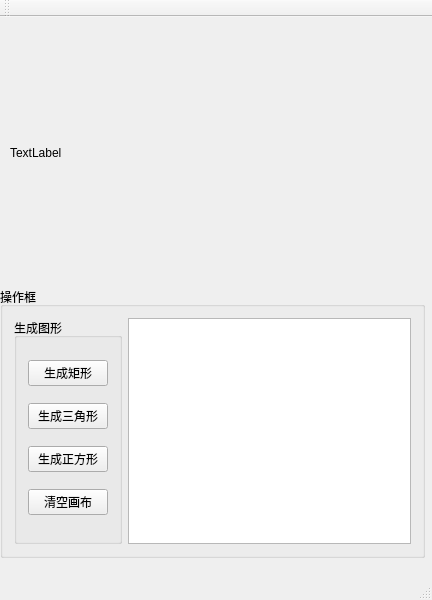
<?xml version="1.0" encoding="UTF-8"?>
<ui version="4.0">
 <class>MainWindow</class>
 <widget class="QMainWindow" name="MainWindow">
  <property name="geometry">
   <rect>
    <x>0</x>
    <y>0</y>
    <width>432</width>
    <height>600</height>
   </rect>
  </property>
  <property name="windowTitle">
   <string>MainWindow</string>
  </property>
  <widget class="QWidget" name="centralWidget">
   <widget class="QGroupBox" name="groupBox_2">
    <property name="geometry">
     <rect>
      <x>0</x>
      <y>270</y>
      <width>425</width>
      <height>271</height>
     </rect>
    </property>
    <property name="title">
     <string>操作框</string>
    </property>
    <layout class="QHBoxLayout" name="horizontalLayout">
     <item>
      <widget class="QGroupBox" name="groupBox">
       <property name="title">
        <string>生成图形</string>
       </property>
       <layout class="QVBoxLayout" name="verticalLayout">
        <item>
         <widget class="QPushButton" name="btnRect">
          <property name="text">
           <string>生成矩形</string>
          </property>
         </widget>
        </item>
        <item>
         <widget class="QPushButton" name="btnTri">
          <property name="text">
           <string>生成三角形</string>
          </property>
         </widget>
        </item>
        <item>
         <widget class="QPushButton" name="btnSquare">
          <property name="text">
           <string>生成正方形</string>
          </property>
         </widget>
        </item>
        <item>
         <widget class="QPushButton" name="btnClear">
          <property name="text">
           <string>清空画布</string>
          </property>
         </widget>
        </item>
       </layout>
      </widget>
     </item>
     <item>
      <widget class="QTextEdit" name="textEdit"/>
     </item>
    </layout>
   </widget>
   <widget class="QLabel" name="label">
    <property name="geometry">
     <rect>
      <x>10</x>
      <y>10</y>
      <width>411</width>
      <height>251</height>
     </rect>
    </property>
    <property name="text">
     <string>TextLabel</string>
    </property>
   </widget>
  </widget>
  <widget class="QMenuBar" name="menuBar">
   <property name="geometry">
    <rect>
     <x>0</x>
     <y>0</y>
     <width>432</width>
     <height>26</height>
    </rect>
   </property>
  </widget>
  <widget class="QToolBar" name="mainToolBar">
   <attribute name="toolBarArea">
    <enum>TopToolBarArea</enum>
   </attribute>
   <attribute name="toolBarBreak">
    <bool>false</bool>
   </attribute>
  </widget>
  <widget class="QStatusBar" name="statusBar"/>
 </widget>
 <layoutdefault spacing="6" margin="11"/>
 <resources/>
 <connections/>
</ui>
